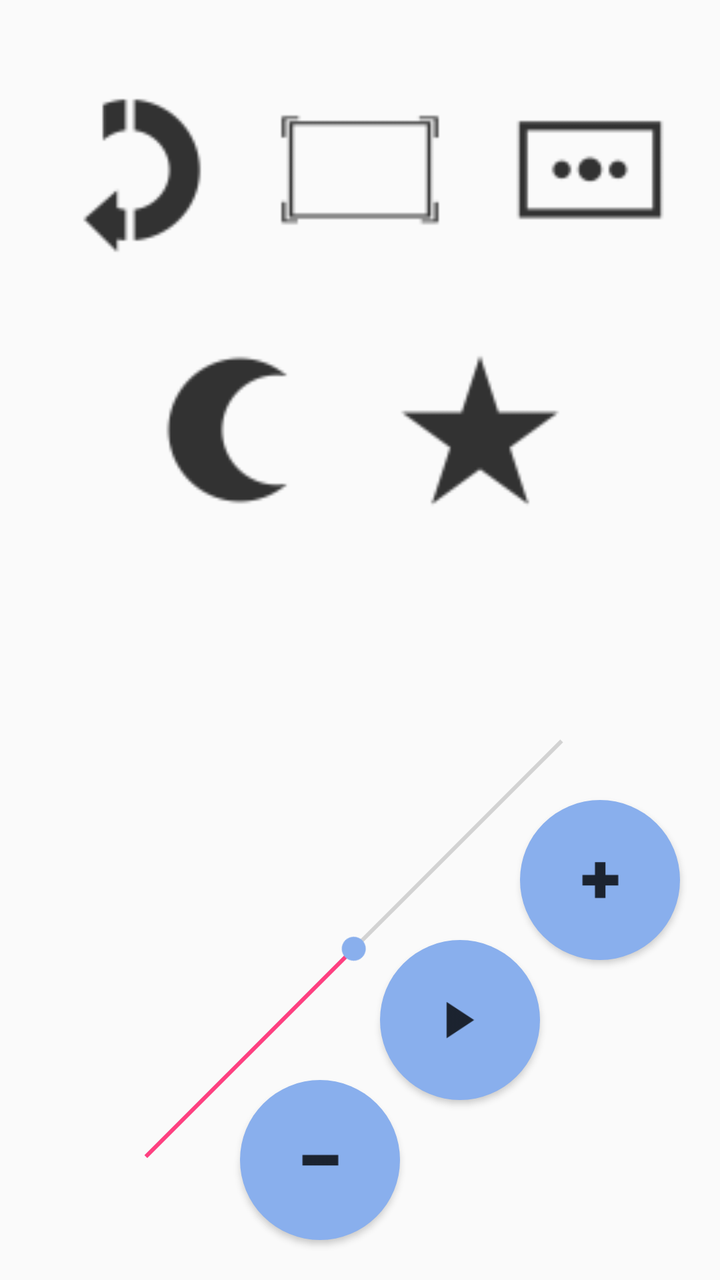
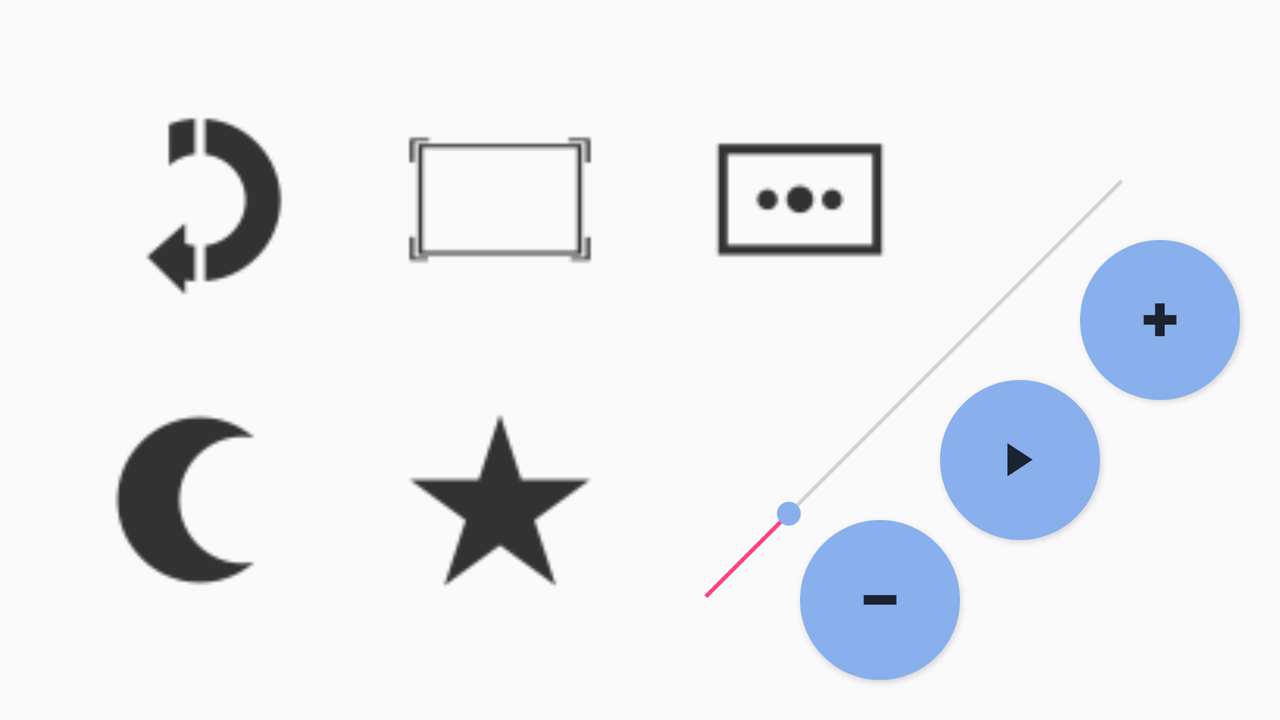

First picture: res/layout/ on a phone held upright. Second picture: the repository's own variant of that layout, on a device whose configuration matches the variant's folder. Source for both follows.
<!-- AndroidManifest.xml: application theme AppTheme -->
<!-- res/layout/activity_main.xml -->
<?xml version="1.0" encoding="utf-8"?>
<android.support.constraint.ConstraintLayout xmlns:android="http://schemas.android.com/apk/res/android"
    xmlns:app="http://schemas.android.com/apk/res-auto"
    xmlns:tools="http://schemas.android.com/tools"
    android:layout_width="match_parent"
    android:layout_height="match_parent"
    tools:context=".MainActivity">

    <Button
        android:id="@+id/flipButtonRight"
        android:layout_width="130dp"
        android:layout_height="130dp"
        android:layout_marginTop="20dp"
        android:background="@drawable/mirror"
        android:onClick="mirrorScreen"
        app:layout_constraintStart_toStartOf="parent"
        app:layout_constraintTop_toTopOf="parent" />

    <Button
        android:id="@+id/pipButton"
        android:layout_width="130dp"
        android:layout_height="130dp"
        android:layout_marginEnd="100dp"
        android:layout_marginStart="100dp"
        android:background="@drawable/pip"
        android:onClick="buttonClick"
        app:layout_constraintEnd_toEndOf="parent"
        app:layout_constraintStart_toStartOf="parent"
        app:layout_constraintTop_toTopOf="@+id/flipButtonRight" />

    <Button
        android:id="@+id/settingsButton"
        android:layout_width="130dp"
        android:layout_height="130dp"
        android:background="@drawable/settings"
        android:onClick="buttonClick"
        app:layout_constraintEnd_toEndOf="parent"
        app:layout_constraintTop_toTopOf="@+id/flipButtonRight" />

    <Button
        android:id="@+id/nightButton"
        android:layout_width="130dp"
        android:layout_height="130dp"
        android:layout_marginStart="55dp"
        android:background="@drawable/nightmode"
        android:onClick="buttonClick"
        app:layout_constraintStart_toStartOf="@+id/flipButtonRight"
        app:layout_constraintTop_toBottomOf="@+id/flipButtonRight" />

    <Button
        android:id="@+id/favoritesButton"
        android:layout_width="130dp"
        android:layout_height="130dp"
        android:layout_marginEnd="55dp"
        android:background="@drawable/favorites"
        android:onClick="buttonClick"
        app:layout_constraintEnd_toEndOf="@+id/settingsButton"
        app:layout_constraintTop_toTopOf="@+id/nightButton" />

    <SeekBar
        android:id="@+id/volumeSlider"
        android:layout_width="326dp"
        android:layout_height="291dp"
        android:layout_marginBottom="20dp"
        android:layout_marginEnd="20dp"
        android:max="2500"
        android:maxHeight="100dp"
        android:minHeight="100dp"
        android:progress="1250"
        android:rotation="-45"
        android:thumbTint="#89afed"
        app:layout_constraintBottom_toBottomOf="parent"
        app:layout_constraintEnd_toEndOf="parent" />

    <Button
        android:id="@+id/playButton"
        android:layout_width="80dp"
        android:layout_height="80dp"
        android:layout_marginBottom="90dp"
        android:layout_marginEnd="90dp"
        android:background="@drawable/rounded_button"
        android:onClick="buttonClick"
        android:textSize="45sp"
        app:layout_constraintBottom_toBottomOf="parent"
        app:layout_constraintEnd_toEndOf="parent" />

    <Button
        android:id="@+id/channelPlusButton"
        android:layout_width="80dp"
        android:layout_height="80dp"
        android:layout_marginBottom="160dp"
        android:layout_marginEnd="20dp"
        android:background="@drawable/rounded_button"
        android:onClick="buttonClick"
        android:textSize="45sp"
        app:layout_constraintBottom_toBottomOf="parent"
        app:layout_constraintEnd_toEndOf="parent" />


    <Button
        android:id="@+id/channelMinusButton"
        android:layout_width="80dp"
        android:layout_height="80dp"
        android:layout_marginBottom="20dp"
        android:layout_marginEnd="160dp"
        android:background="@drawable/rounded_button"
        android:onClick="buttonClick"
        android:textAlignment="center"
        android:textSize="45sp"
        app:layout_constraintBottom_toBottomOf="parent"
        app:layout_constraintEnd_toEndOf="parent"
        app:srcCompat="@drawable/minus"/>

    <ImageView
        android:id="@+id/playIcon"
        android:layout_width="35dp"
        android:layout_height="35dp"
        android:layout_marginBottom="8dp"
        android:layout_marginEnd="8dp"
        android:layout_marginStart="8dp"
        android:layout_marginTop="8dp"
        android:contentDescription="@string/PlayPause"
        android:elevation="10dp"
        app:layout_constraintBottom_toBottomOf="@+id/playButton"
        app:layout_constraintEnd_toEndOf="@+id/playButton"
        app:layout_constraintStart_toStartOf="@+id/playButton"
        app:layout_constraintTop_toTopOf="@+id/playButton"
        app:srcCompat="@drawable/play" />

    <ImageView
        android:id="@+id/plusIcon"
        android:layout_width="35dp"
        android:layout_height="35dp"
        android:layout_marginBottom="8dp"
        android:layout_marginEnd="8dp"
        android:layout_marginStart="8dp"
        android:layout_marginTop="8dp"
        android:contentDescription="@string/ChannelPlus"
        android:elevation="10dp"
        app:layout_constraintBottom_toBottomOf="@+id/channelPlusButton"
        app:layout_constraintEnd_toEndOf="@+id/channelPlusButton"
        app:layout_constraintStart_toStartOf="@+id/channelPlusButton"
        app:layout_constraintTop_toTopOf="@+id/channelPlusButton"
        app:srcCompat="@drawable/plus" />

    <ImageView
        android:id="@+id/minusIcon"
        android:layout_width="35dp"
        android:layout_height="35dp"
        android:layout_marginBottom="8dp"
        android:layout_marginEnd="8dp"
        android:layout_marginStart="8dp"
        android:layout_marginTop="8dp"
        android:contentDescription="@string/ChannelMinus"
        android:elevation="10dp"
        app:layout_constraintBottom_toBottomOf="@+id/channelMinusButton"
        app:layout_constraintEnd_toEndOf="@+id/channelMinusButton"
        app:layout_constraintStart_toStartOf="@+id/channelMinusButton"
        app:layout_constraintTop_toTopOf="@+id/channelMinusButton"
        app:srcCompat="@drawable/minus" />


</android.support.constraint.ConstraintLayout>
<!-- resources referenced by this layout -->
<resources>
  <!-- drawable favorites: png bitmap (drawable-hdpi, 28321 bytes) -->
  <!-- drawable minus: png bitmap (drawable-hdpi, 1388 bytes) -->
  <!-- drawable mirror: png bitmap (drawable-hdpi, 18471 bytes) -->
  <!-- drawable nightmode: png bitmap (drawable-hdpi, 18448 bytes) -->
  <!-- drawable pip: png bitmap (drawable-hdpi, 5682 bytes) -->
  <!-- drawable play: png bitmap (drawable-hdpi, 5458 bytes) -->
  <!-- drawable plus: png bitmap (drawable-hdpi, 1979 bytes) -->
  <!-- drawable rounded_button (drawable) -->
  <?xml version="1.0" encoding="utf-8"?>
  <shape xmlns:android="http://schemas.android.com/apk/res/android"
      android:shape="rectangle">
      <solid android:color="#89afed"/>
      <corners android:bottomRightRadius="80dp"
          android:bottomLeftRadius="80dp"
          android:topRightRadius="80dp"
          android:topLeftRadius="80dp"/>
  </shape>
  <!-- drawable settings: png bitmap (drawable-hdpi, 10319 bytes) -->
  <string name="ChannelMinus">Channel Minus</string>
  <string name="ChannelPlus">Channel Plus</string>
  <string name="PlayPause">Play / Pause Timeshift</string>
  <style name="AppTheme" parent="Theme.AppCompat.Light.NoActionBar"> 
          
          <item name="colorPrimary">@color/colorPrimary</item>
          <item name="colorPrimaryDark">@color/colorPrimaryDark</item>
          <item name="colorAccent">@color/colorAccent</item>
      </style>
  <color name="colorPrimary">#3F51B5</color>
  <color name="colorPrimaryDark">#303F9F</color>
  <color name="colorAccent">#FF4081</color>
</resources>
<!-- res/layout-land/activity_main.xml (the author's variant of the layout above) -->
<!-- drawn on the phone turned sideways -->
<?xml version="1.0" encoding="utf-8"?>
<android.support.constraint.ConstraintLayout xmlns:android="http://schemas.android.com/apk/res/android"
    xmlns:app="http://schemas.android.com/apk/res-auto"
    xmlns:tools="http://schemas.android.com/tools"
    android:layout_width="match_parent"
    android:layout_height="match_parent"
    tools:context=".MainActivity">

    <Button
        android:id="@+id/flipButton"
        android:layout_width="150dp"
        android:layout_height="150dp"
        android:layout_marginStart="25dp"
        android:layout_marginTop="25dp"
        android:background="@drawable/mirror"
        android:onClick="buttonClick"
        app:layout_constraintStart_toStartOf="parent"
        app:layout_constraintTop_toTopOf="parent" />

    <Button
        android:id="@+id/pipButton"
        android:layout_width="150dp"
        android:layout_height="150dp"
        android:layout_marginEnd="100dp"
        android:background="@drawable/pip"
        android:onClick="buttonClick"
        app:layout_constraintEnd_toEndOf="parent"
        app:layout_constraintHorizontal_bias="0.0"
        app:layout_constraintStart_toEndOf="@+id/flipButton"
        app:layout_constraintTop_toTopOf="@+id/flipButton" />

    <Button
        android:id="@+id/settingsButton"
        android:layout_width="150dp"
        android:layout_height="150dp"
        android:background="@drawable/settings"
        android:onClick="buttonClick"
        app:layout_constraintEnd_toEndOf="parent"
        app:layout_constraintHorizontal_bias="0.0"
        app:layout_constraintStart_toEndOf="@+id/pipButton"
        app:layout_constraintTop_toTopOf="@+id/flipButton" />

    <Button
        android:id="@+id/nightButton"
        android:layout_width="150dp"
        android:layout_height="150dp"
        android:background="@drawable/nightmode"
        android:onClick="buttonClick"
        app:layout_constraintStart_toStartOf="@+id/flipButton"
        app:layout_constraintTop_toBottomOf="@+id/flipButton" />

    <Button
        android:id="@+id/favoritesButton"
        android:layout_width="150dp"
        android:layout_height="150dp"
        android:background="@drawable/favorites"
        android:onClick="buttonClick"
        app:layout_constraintStart_toEndOf="@+id/nightButton"
        app:layout_constraintTop_toTopOf="@+id/nightButton" />

    <SeekBar
        android:id="@+id/volumeSlider"
        android:layout_width="326dp"
        android:layout_height="291dp"
        android:layout_marginBottom="20dp"
        android:layout_marginEnd="20dp"
        android:max="2500"
        android:maxHeight="100dp"
        android:minHeight="100dp"
        android:progress="500"
        android:rotation="-45"
        android:thumbTint="#89afed"
        android:onClick="onVolumeChange"
        app:layout_constraintBottom_toBottomOf="parent"
        app:layout_constraintEnd_toEndOf="parent" />

    <Button
        android:id="@+id/playButton"
        android:layout_width="80dp"
        android:layout_height="80dp"
        android:layout_marginBottom="90dp"
        android:layout_marginEnd="90dp"
        android:background="@drawable/rounded_button"
        android:onClick="buttonClick"
        android:textSize="45sp"
        app:layout_constraintBottom_toBottomOf="parent"
        app:layout_constraintEnd_toEndOf="parent" />

    <Button
        android:id="@+id/channelPlusButton"
        android:layout_width="80dp"
        android:layout_height="80dp"
        android:layout_marginBottom="160dp"
        android:layout_marginEnd="20dp"
        android:background="@drawable/rounded_button"
        android:onClick="buttonClick"
        android:textSize="45sp"
        app:layout_constraintBottom_toBottomOf="parent"
        app:layout_constraintEnd_toEndOf="parent" />


    <Button
        android:id="@+id/channelMinusButton"
        android:layout_width="80dp"
        android:layout_height="80dp"
        android:layout_marginBottom="20dp"
        android:layout_marginEnd="160dp"
        android:background="@drawable/rounded_button"
        android:onClick="buttonClick"
        android:textAlignment="center"
        android:textSize="45sp"
        app:layout_constraintBottom_toBottomOf="parent"
        app:layout_constraintEnd_toEndOf="parent" />

    <ImageView
        android:id="@+id/plusIcon"
        android:layout_width="wrap_content"
        android:layout_height="wrap_content"
        android:layout_marginBottom="8dp"
        android:layout_marginEnd="8dp"
        android:layout_marginStart="8dp"
        android:layout_marginTop="8dp"
        android:elevation="10dp"
        app:layout_constraintBottom_toBottomOf="@+id/playButton"
        app:layout_constraintEnd_toEndOf="@+id/playButton"
        app:layout_constraintStart_toStartOf="@+id/playButton"
        app:layout_constraintTop_toTopOf="@+id/playButton"
        app:srcCompat="@drawable/play" />

    <ImageView
        android:id="@+id/playIcon"
        android:layout_width="wrap_content"
        android:layout_height="wrap_content"
        android:layout_marginBottom="8dp"
        android:layout_marginEnd="8dp"
        android:layout_marginStart="8dp"
        android:layout_marginTop="8dp"
        android:elevation="10dp"
        app:layout_constraintBottom_toBottomOf="@+id/channelPlusButton"
        app:layout_constraintEnd_toEndOf="@+id/channelPlusButton"
        app:layout_constraintStart_toStartOf="@+id/channelPlusButton"
        app:layout_constraintTop_toTopOf="@+id/channelPlusButton"
        app:srcCompat="@drawable/plus" />

    <ImageView
        android:id="@+id/minusIcon"
        android:layout_width="wrap_content"
        android:layout_height="wrap_content"
        android:layout_marginBottom="8dp"
        android:layout_marginEnd="8dp"
        android:layout_marginStart="8dp"
        android:layout_marginTop="8dp"
        android:elevation="10dp"
        app:layout_constraintBottom_toBottomOf="@+id/channelMinusButton"
        app:layout_constraintEnd_toEndOf="@+id/channelMinusButton"
        app:layout_constraintStart_toStartOf="@+id/channelMinusButton"
        app:layout_constraintTop_toTopOf="@+id/channelMinusButton"
        app:srcCompat="@drawable/minus" />


</android.support.constraint.ConstraintLayout>
<!-- resources referenced by the variant -->
<!-- as the phone turned sideways resolves them -->
<resources>
  <!-- drawable favorites: png bitmap (drawable-hdpi, 28321 bytes) -->
  <!-- drawable minus: png bitmap (drawable-hdpi, 1388 bytes) -->
  <!-- drawable mirror: png bitmap (drawable-hdpi, 18471 bytes) -->
  <!-- drawable nightmode: png bitmap (drawable-hdpi, 18448 bytes) -->
  <!-- drawable pip: png bitmap (drawable-hdpi, 5682 bytes) -->
  <!-- drawable play: png bitmap (drawable-hdpi, 5458 bytes) -->
  <!-- drawable plus: png bitmap (drawable-hdpi, 1979 bytes) -->
  <!-- drawable rounded_button (drawable) -->
  <?xml version="1.0" encoding="utf-8"?>
  <shape xmlns:android="http://schemas.android.com/apk/res/android"
      android:shape="rectangle">
      <solid android:color="#89afed"/>
      <corners android:bottomRightRadius="80dp"
          android:bottomLeftRadius="80dp"
          android:topRightRadius="80dp"
          android:topLeftRadius="80dp"/>
  </shape>
  <!-- drawable settings: png bitmap (drawable-hdpi, 10319 bytes) -->
  <style name="AppTheme" parent="Theme.AppCompat.Light.NoActionBar"> 
          
          <item name="colorPrimary">@color/colorPrimary</item>
          <item name="colorPrimaryDark">@color/colorPrimaryDark</item>
          <item name="colorAccent">@color/colorAccent</item>
      </style>
  <color name="colorPrimary">#3F51B5</color>
  <color name="colorPrimaryDark">#303F9F</color>
  <color name="colorAccent">#FF4081</color>
</resources>
